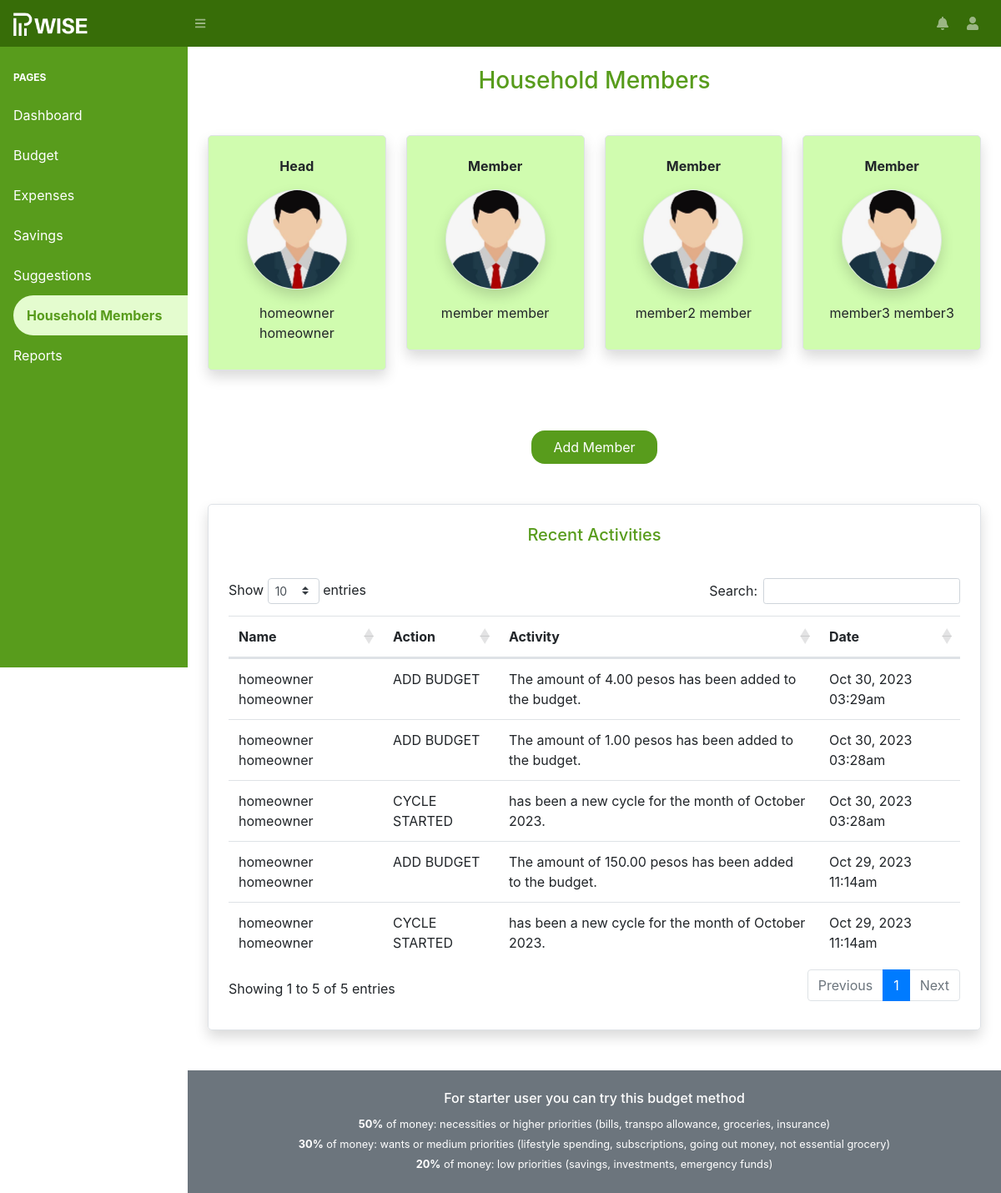
/admin/members.php (signed in), run on the app's committed database.
### tables this page shows
CREATE TABLE `users` (
  `id` int(11) NOT NULL,
  `firstname` varchar(255) NOT NULL,
  `lastname` varchar(255) NOT NULL,
  `email` varchar(255) NOT NULL,
  `username` varchar(255) NOT NULL,
  `password` varchar(255) NOT NULL,
  `image` varchar(255) DEFAULT NULL,
  `mobile` varchar(20) DEFAULT NULL,
  `parent_id` int(11) NOT NULL DEFAULT 0,
  `is_verified` bit(1) NOT NULL DEFAULT b'0',
  `verification_link` varchar(255) DEFAULT NULL,
  `change_password_link` varchar(255) DEFAULT NULL,
  `account_type` int(11) NOT NULL,
  `created` timestamp NOT NULL DEFAULT current_timestamp(),
  `created_by` int(11) DEFAULT NULL,
  `archived` bit(1) NOT NULL DEFAULT b'0'
);

CREATE TABLE `account_type` (
  `id` int(11) NOT NULL,
  `name` varchar(255) NOT NULL
);

CREATE TABLE `activity_logs` (
  `id` int(11) NOT NULL,
  `type` varchar(255) DEFAULT NULL,
  `activity` text DEFAULT NULL,
  `table_name` varchar(255) DEFAULT NULL,
  `table_id` int(11) DEFAULT 0,
  `created_by` int(11) DEFAULT 0,
  `created` timestamp NOT NULL DEFAULT current_timestamp(),
  `archived` bit(1) NOT NULL DEFAULT b'0'
);

### helpers/DatabaseConfiguration.php (called while the page is built, shortened)
<?php
class DatabaseConfiguration {
    private $servername = "localhost";
    private $username   = "root";
    private $password   = "";
    private $database   = "pwise";
    public function __construct() {
        $this->conn = new mysqli($this->servername, $this->username, $this->password, $this->database);
    }
}
?>

### helpers/DataHelper.php (called while the page is built, shortened)
<?php
class DataHelper extends DatabaseConfiguration {
    public function EscapeString($data) {
        return mysqli_real_escape_string($this->conn, $data);
    }
    public function SelectData($sql) {
        return $this->conn->query($sql);
    }
}
?>

### data/budget/SavingsData.php (called while the page is built, shortened)
<?php
class SavingsData extends DataHelper {
    public function GetTotalAdjustedSavingsByParentId($parentId) {
        $parentId = $this->EscapeString($parentId);
        $sql = "SELECT SUM(amount) AS adjusted_saving
                    FROM savings S
                    INNER JOIN users U
                        ON U.id = S.created_by
                    WHERE action = 'ADJUST'
                        AND (U.id = '$parentId' OR U.parent_id = '$parentId')";
        return $this->SelectData($sql);
    }
}
?>

### repository/member/MembersRepository.php (called while the page is built, shortened)
<?php
class MembersRepository extends ReposittoryHelper {
    private $data;
    public function __construct() {
        $this->data = new MemberData();
    }
    public function GetMembers($id) {
        $result = $this->data->GetMembers($id);
        return $this->GetDataAsArray($result);
    }
    public function GetMembersActivityLogs($id) {
        $result = $this->data->GetMembersActivityLogs($id);
        return $this->GetDataAsArray($result);
    }
}
?>

### data/member/MemberData.php (called while the page is built, shortened)
<?php
class MemberData extends DataHelper {
    public function GetMembers($id) {
        $ddate = date('m/d/Y');
        $date  = new DateTime($ddate);
        $id  = $this->EscapeString($id);
        $sql = "SELECT  U.*
                        , ACT.name AS role
                        , IFNULL((
                            SELECT SUM(amount)
                                FROM budgets B
                                INNER JOIN cycle C ON C.id = B.cycle_id
                                WHERE B.created_by = U.id
                                    AND (DATE(CURRENT_DATE()) BETWEEN DATE(C.start) AND DATE(C.end))
                        ), 0.00) AS amount
                    FROM users U
                    INNER JOIN account_type ACT
                        ON ACT.id = U.account_type
                    WHERE U.id='$id' OR U.parent_id = '$id'";
        return $this->SelectData($sql);
    }
    public function GetMembersActivityLogs($id) {
        $id  = $this->EscapeString($id);
        $sql = "SELECT  AL.*
                        , CONCAT(U.firstname, ' ', U.lastname) AS name
                        , CONCAT(
                            (CASE
                                WHEN AL.table_name = 'users'
                                    THEN (
                                            SELECT CONCAT(U.firstname, ' ', U.lastname)
                                            FROM users U WHERE id = AL.table_id
                                        )
                                WHEN AL.table_name = 'budgets'
                                    THEN (
                                            CONCAT(
                                                'The amount of ', (
                                                    SELECT B.amount
                                                    FROM budgets B WHERE id = AL.table_id
                                                ), ' pesos'
                                            )
                                        )
                                ELSE ''
                            END), ' ', AL.activity
                        ) AS description
                    FROM activity_logs AL
                    INNER JOIN users U
                        ON U.id = AL.created_by
                    WHERE U.parent_id = '$id'
                        OR U.id = '$id'
                    ORDER BY AL.id DESC";
        return $this->SelectData($sql);
    }
}
?>

### helpers/ReposittoryHelper.php (called while the page is built, shortened)
<?php
class ReposittoryHelper {
    public function GetDataAsArray($array) {
        $data = [];
        while($row = $array->fetch_assoc()) {
            array_push($data, $row);
        }
        return $data;
    }
}
?>

### admin/members.php (the view, shortened to what this page needs)
<?php
require_once '../shared/header.php';
require_once './../helpers/PageIdex.php';
require_once './../data/member/MemberData.php';
require_once './../repository/member/MembersRepository.php';
$data = new MembersRepository();
$members = $data->GetMembers($parentId);
$activities = $data->GetMembersActivityLogs($parentId);
?>
<div class="container-fluid">
    <h3 class="mt-4 text-site-primary text-center">Household Members</h3>
    <div class="row mt-5">
        <?php foreach($members as $member): ?>
            <?php
                $role   = $member['role'] == 'Admin' ? 'Head' : $member['role'];
                $image  = empty($member['image'])
                        ? './../assets/core/images/user.jpg'
                        : './../assets/users/'.$member['image'];
                $name   = $member['firstname'].' '.$member['lastname'];
            ?>
            <div class="col col-lg-4 col-xl-3 text-center">
                <div class="border shadow tile-container mb-4 site-bg-primary-light">
                    <strong class="d-block mb-3"><?php echo $role; ?></strong>
                    <img src="<?php echo $image; ?>" alt="" class="border shadow" style="width: 120px;height: 120px; border-radius: 100%">
                    <p class="mt-3"><?php echo $name; ?></p>
                </div>
            </div>
        <?php endforeach; ?>
    </div>
    <div class="row mt-5">
        <div class="d-flex justify-content-center w-100">
            <button class="btn btn-site-primary-inline px-4 btn-add-member">Add Member</button>
        </div>
    </div>
    <div class="row my-5">
        <div class="col">
            <div class="border shadow tile-container">
                <h5 class="text-site-primary mb-4 text-center">Recent Activities</h5>
                <div class="py-3 table-responsive">
                    <table class="table" id="budget-history-table">
                        <thead>
                            <tr>
                                <th scope="col">Name</th>
                                <th scope="col">Action</th>
                                <th scope="col">Activity</th>
                                <th scope="col">Date</th>
                            </tr>
                        </thead>
                        <tbody>
                            <?php foreach($activities as $activity): ?>
                                <tr>
                                    <td scope="col"><?php echo $activity['name']; ?></td>
                                    <td scope="col"><?php echo $activity['type']; ?></td>
                                    <td scope="col"><?php echo $activity['description']; ?></td>
                                    <td scope="col"><?php echo date("M d, Y h:ia", strtotime($activity['created'])); ?></td>
                                </tr>
                            <?php endforeach; ?>
                        </tbody>
                    </table>
                </div>
            </div>
        </div>
    </div>
</div>
<?php require_once '../shared/note.php'; ?>
<?php require_once '../shared/footer.php'; ?>

### data on the page
users: account_type.name "Head", name "homeowner homeowner"
users: account_type.name "Member", name "member member"
users: account_type.name "Member", name "member2 member"
users: account_type.name "Member", name "member3 member3"
activity_logs: name "homeowner homeowner", type "ADD BUDGET", description "The amount of 4.00 pesos has been added to the budget.", created "Oct 30, 2023 03:29am"
activity_logs: name "homeowner homeowner", type "ADD BUDGET", description "The amount of 1.00 pesos has been added to the budget.", created "Oct 30, 2023 03:28am"
activity_logs: name "homeowner homeowner", type "CYCLE STARTED", description "has been a new cycle for the month of October 2023.", created "Oct 30, 2023 03:28am"
activity_logs: name "homeowner homeowner", type "ADD BUDGET", description "The amount of 150.00 pesos has been added to the budget.", created "Oct 29, 2023 11:14am"
activity_logs: name "homeowner homeowner", type "CYCLE STARTED", description "has been a new cycle for the month of October 2023.", created "Oct 29, 2023 11:14am"
